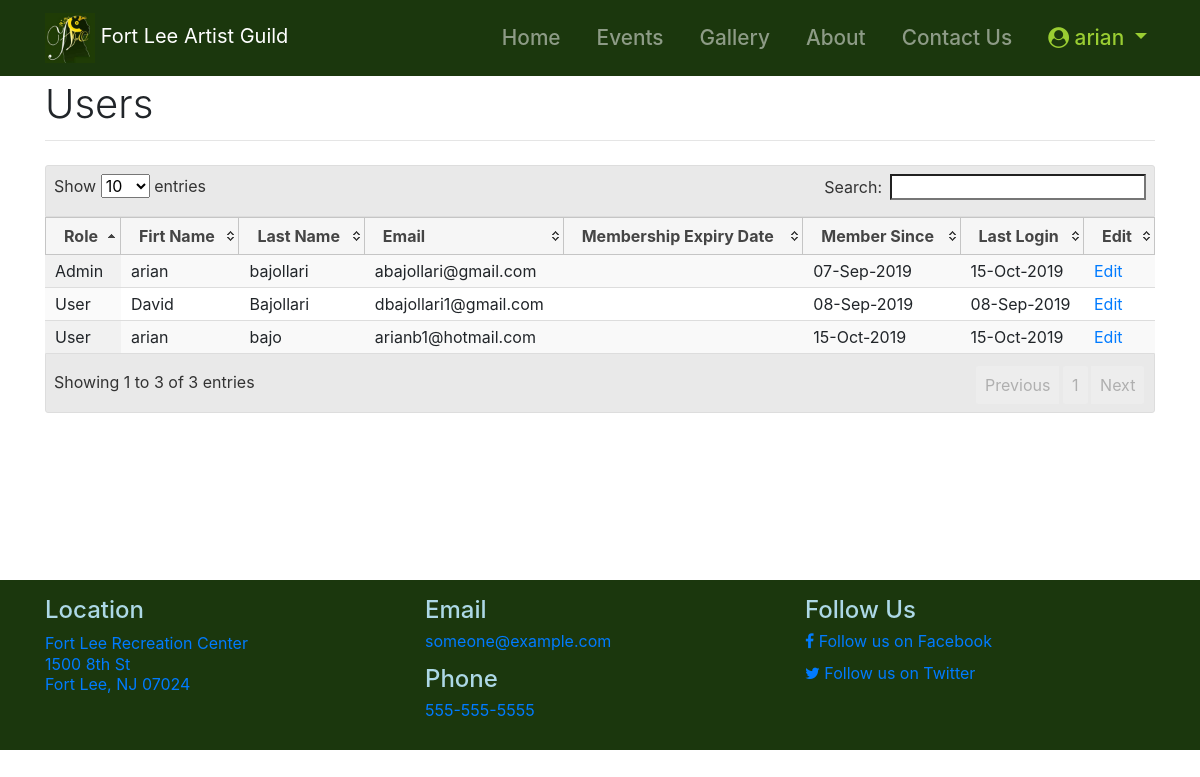
/users (signed in), run on an earlier commit of the app's database.
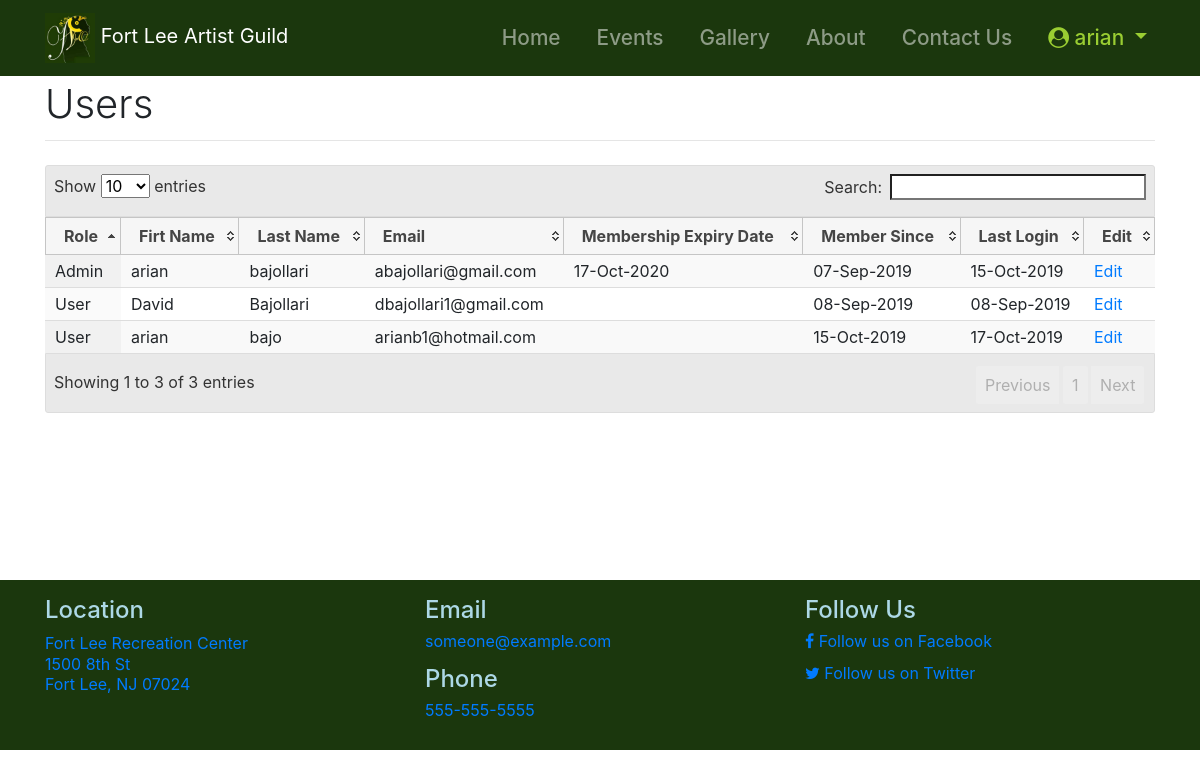
And on a later commit of the database.
### flag/auth/models.py (models this page shows, shortened)
class User(UserMixin, db.Model):
    __tablename__ = 'flagusers'
    id = db.Column(db.Integer,
                   primary_key=True)
    firstName = db.Column(db.String,
                     nullable=False,
                     unique=False)
    lastName = db.Column(db.String,
                     nullable=False,
                     unique=False)
    email = db.Column(db.String(40),
                      unique=True,
                      nullable=False)
    password = db.Column(db.String(200),
                         primary_key=False,
                         unique=False,
                         nullable=False)
    phone = db.Column(db.String(15),
                        index=False,
                        unique=False,
                        nullable=True)
    website = db.Column(db.String(150),
                        index=False,
                        unique=False,
                        nullable=True)
    userRole = db.Column(db.String(1),
                        index=False,
                        unique=False,
                        nullable=False)
    created_On = db.Column(db.DateTime,
                           index=False,
                           unique=False,
                           nullable=False,
                           default=datetime.datetime.now)
    last_login = db.Column(db.DateTime,
                           index=False,
                           unique=False,
                           nullable=True)
    memberStartDate = db.Column(db.DateTime,
                           index=False,
                           unique=False,
                           nullable=True)
    memberExpireDate = db.Column(db.DateTime,
                           index=False,
                           unique=False,
                           nullable=True)

### flag/auth/routes.py (the view)
@bpAuth.route('/users')
def users():
    if not current_user.is_authenticated:
        return redirect(url_for('home'))
    if current_user.userRole != "A":
        abort(401) # unauthorized
    allUsers = User.query.all()
    return render_template('auth/users.html', userList = allUsers)

### flag/auth/routes.py (called while the page is built)
@login_manager.user_loader
def load_user(user_id):
    if user_id is not None:
        return User.query.get(user_id)
    return None

### flag/templates/auth/users.html (shortened to what this page needs)
{% extends "layout.html" %}
{% block content %}
<script type=text/javascript src="{{ url_for('static', filename='js/datatables.min.js') }}"></script>
<link rel="stylesheet" href="{{ url_for('static', filename='css/datatables.min.css') }}">
{{ page_title('Users') }}
<table class="display" id="tblUsers" style="width:100%">
    <thead>
        <tr>
            <th>Role</th>
            <th>Firt Name</th>
            <th>Last Name</th>
            <th>Email</th>
            <th>Membership Expiry Date</th>
            <th>Member Since</th>
            <th>Last Login</th>
            <th>Edit</th>
        </tr>
    </thead>
    <tbody>
        {% for user in userList %}
        <tr>
            <td>{% if user.userRole == 'A' %} Admin  {% else %} User {% endif %}</td>
            <td>{{ user.firstName }}</td>
            <td>{{ user.lastName }}</td>
            <td>{{ user.email }}</td>
            <td>
                {% if user.memberExpireDate != None %}
                    {{ user.memberExpireDate.strftime('%d-%b-%Y') }}
                {% endif %}
            </td>
            <td>{{ user.created_On.strftime('%d-%b-%Y') }}</td>
            <td>{{ user.last_login.strftime('%d-%b-%Y') }}</td>
            <td>
                <a href="{{ url_for('auth.user', user_id = user.id) }}" role="button">
                    Edit
                </a>
            </td>
        </tr>
        {% endfor %}
    </tbody>
</table>
{% endblock %}

### flag/templates/layout.html (shortened to what this page needs)
{% from 'macros.html' import nav_link, page_title with context %}
<!DOCTYPE html>
<html lang="en">
<head>
  <link rel="stylesheet" href="{{ url_for('static', filename='css/jquery-ui.min.css') }}">
  <link rel="stylesheet" href="{{ url_for('static', filename='css/bootstrap.min.css') }}">
  <link rel="stylesheet" href="{{ url_for('static', filename='css/font-awesome.min.css') }}">
  <link rel="stylesheet" href="{{ url_for('static', filename='css/app.css') }}">
</head>
<body>
  <nav class="navbar navbar-expand-lg navbar-dark bg-dark fixed-top">
    <div class="container">
      <a class="navbar-brand" href="/">
        <img src="/static/images/logo.jpg" alt="" width="50px" height="50px">
        <span class="d-none d-sm-inline">Fort Lee Artist Guild</span>
      </a>
      <div class="collapse navbar-collapse" id="navbarResponsive">
        <ul class="navbar-nav ml-auto">
          {{ nav_link('home', 'Home') }}
          {{ nav_link('events.events', 'Events') }}
          {{ nav_link('gallery.gallery', 'Gallery') }}
          {{ nav_link('public.about', 'About') }}
          {{ nav_link('public.contact', 'Contact Us') }}
          {% if current_user.is_authenticated %}
          <li class="nav-item dropdown">
            <a class="nav-link dropdown-toggle" href="#" id="navbardrop" data-toggle="dropdown" style="color:#9ACD32;">
              <i class="fa fa-user-circle"></i>&nbsp;{{ current_user.firstName }}
            </a>
          </li>
          {% else %}
          <li class="nav-item">
            <a class="nav-link"
              style="border: 1px solid #145a32; display:inline-block;padding-left: 15px; padding-right: 15px;border-radius:20px;"
              href="{{ url_for('auth.login') }}">Login</a>
          </li>
          {% endif %}
        </ul>
      </div>
    </div>
  </nav>
  <div class="container" style="min-height: 500px;">
    {% block content %}
    {% endblock %}
  </div>
  <footer class="py-5 bg-dark" style="padding: 1rem !important;">
    <div class="container">
      <div class="row" style="color:white;">
        <div class="col-sm-4">
          <h4 style="color:lightblue;">Location</h4>
          <p>
            <a href="https://goo.gl/maps/iVhmAzEYue3JvERB9" target="_blank">
              <span style="line-height: 1.3rem;">Fort Lee Recreation Center</span><br>
              <span style="line-height: 1.3rem;">1500 8th St</span><br>
              <span style="line-height: 1.3rem;">Fort Lee, NJ 07024</span>
            </a>
          </p>
        </div>
        <div class="col-sm-4">
          <h4 style="color:lightblue;">Email</h4>
          <p>
            <a href="mailto:someone@example.com" target="_top">someone@example.com</a>
          </p>
          <h4 style="color:lightblue;">Phone</h4>
          <p>
            <a href="tel:555-555-5555">555-555-5555</a>
          </p>
        </div>
        <div class="col-sm-4">
          <h4 style="color:lightblue;">Follow Us</h4>
          <p>
            <a href="https://facebook.com/flag" target="_blank"><i class="fa fa-facebook"></i>&nbsp;Follow us on
              Facebook</a>
          </p>
          <p>
            <a href="https://twitter.com/flag" target="_blank"><i class="fa fa-twitter"></i>&nbsp;Follow us on
              Twitter</a>
          </p>
        </div>
      </div>
  </footer>
</body>
</html>

### flag/templates/macros.html (shortened to what this page needs)
{% macro nav_link(endpoint, name) %}
{% if request.endpoint != None and request.endpoint.endswith(endpoint)%}
<li class="nav-item active">
  <a class="nav-link" href="{{ url_for(endpoint) }}">{{ name }}
    <span class="sr-only">(current)</span>
  </a>
</li>
{% else %}
<li class="nav-item">
  <a class="nav-link" href="{{ url_for(endpoint) }}">{{ name }}</a>
</li>
{% endif %} {% endmacro %}
{% macro page_title(title, buttonUrl='', buttonValue='') %}
<div class="row">
  <div class="col-sm-6">
      <h1 class="font-weight-light text-center text-lg-left">{{ title }}</h1>
  </div>
</div>
<hr class="mt-1 mb-4">
{% endmacro %}

### flag/static/css/app.css (style rules this page uses)
body { margin:0px; line-height: 1 !important; padding-top: 80px; }
.bg-dark { background-color: #1b370d !important; }
.nav-item { font-size: 1.3rem; font-weight: 500; padding-left: 20px; }

What changed in the data, as far as the page shows it:
changed User "bajollari": memberExpireDate (not shown) → "17-Oct-2020"
changed User "bajo": last_login "15-Oct-2019" → "17-Oct-2019"
